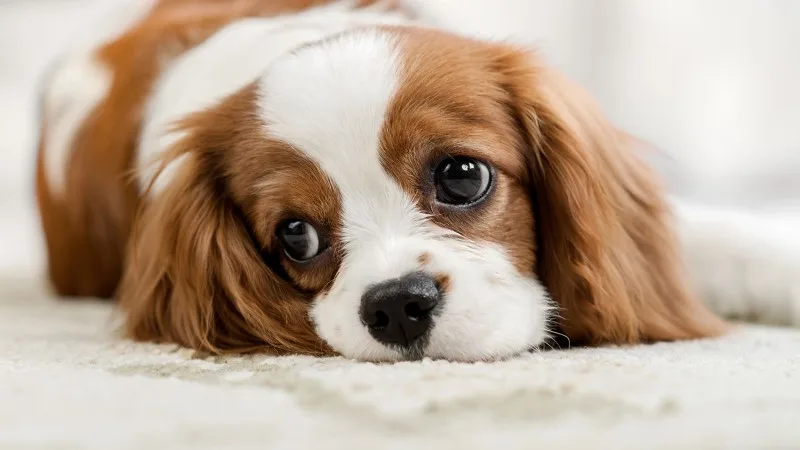
#> input picture OnThi/Thamkhao_Old/Tuan3/puppy1.jpg, 800 x 450 px, found by its file name
$ jupyter execute --allow-errors '21022015_HuynhPhuocDuc (3).ipynb'
#> lines starting #> are read from the running program, lines starting #| are printed output that depends on the picture
[cell 1]
import numpy as np
import matplotlib.pyplot as plt
import cv2

1.Tìm hiểu và trình bày những hiểu biết của bạn về biến đổi Hough (Hough Transform);
Trình bày cú pháp hàm tương ứng trong OpenCV cho bài toán phát hiện đường thẳng
dựa trên biến đổi Hough; Cho ví dụ minh họa, giải thích ý nghĩa các câu lệnh được sử
dụng; Kiểm tra đoạn chương trình minh họa với nhiều hình ảnh khác nhau.

-Biến đổi Hough là phương pháp trong xử lý ảnh để phát hiện bất kì hình dạng nào mà có thể biểu diễn dưới dạng toán học, kể cả nó có bị vở hay bóp méo
-Cách hoạt động:
    +Tạo mảng 2 chiều và để toàn bộ giá trị bằng 0
    +Đặt hàng là giá trị r và cột là giá trị theta-(giá trị góc)
    +Kích thước của mảng phù thuộc độ chính xác bạn muốn. Bạn muốn độ chính xác của giá trị góc lên đến từng độ, bạn cần tới 180 cột(góc tối đa của 1 đường thẳng là 180)
    +Đối tham số r, kích thức tối đa có thể đạt được là chiều dài đường chéo của hình ảnh.Vậy nên chỉ cần 1 pixel chính xác, số lượng dòng dữ liệu có thể là độ dài đường chéo của ảnh đó

Cú pháp:
lines = cv2.HoughLines(edges, 1, np.pi/180, 200)
    edge: Là ảnh đầu vào, nên là ảnh nhị phân để có áp dụng ngưỡng phát hiện cạnh, trước khi áp dụng biến đổi Hough để tìm kiếm
    Tham số thứ hai(1)và ba(np.pi/180): theo thứ tự lần lượt là giá trị r(khoảng cách) và theta(giá trị góc)
    Tham số thứ tư(200): là giá trị ngưỡng, có tối thiểu giá trị đề xuất được xác định là ngưỡng
Số lượng của các đề xuất phù thuộc vào số điểm trên đường thẳng. Vì vậy nó chỉ biểu diễn một lượng tối thiểu chiều dài của đường thẳng  được phát hiện

[cell 2]
# Tải ảnh lên
img = cv2.imread('sudoku.jpg')

# Chuyển đổi sang ảnh xám
#> (the rest of this cell did not finish here and is left out)

2. Trình bày cú pháp hàm tương ứng trong OpenCV cho phát hiện các đường tròn trong
ảnh; Cho ví dụ minh họa, giải thích ý nghĩa các câu lệnh được sử dụng; Kiểm tra đoạn
chương trình minh họa với nhiều hình ảnh khác nhau.

detected_circles = cv2.HoughCircles(gray_blurred, cv2.HOUGH_GRADIENT, 1, 20, param1 = 50, param2 = 30, minRadius = 1, maxRadius = 40)
    +gray_blurred: ảnh đầu vào (ảnh xám và được làm mịn đi)
    +cv2.HOUGH_GRADIENT: phương pháp phát hiện bằng cạnh bằng gradient
    + 1 : là dp tham số tỉ lệ độ phân giải của ảnh gốc được
    + 20 : là minDist là tham số điều khiển khoản cách tối thiểu  giữa các hình tròn phát hiện
    + param1: dùng để set ngưỡng trên của hàm phát hiện cạnh canny còn ngưỡng dưới sẽ là tham số đó chia 2
    + param2: là ngưỡng tích lũy cho các hình tròn đề xuất. Bằng cách tăng giá trị này, có thể chắc chắn là kết quả chỉ có nhũng hình tròn hoàn thiện nhất
    + minRadius: bán kính tối thiểu của hình tròn
    + maxRadius: Bán kính tối đa của hình tròn

[cell 3]
img = cv2.imread('puppy1.jpg', cv2.IMREAD_COLOR)
#> img is the input picture: shape (450, 800, 3); mean B, G, R 153.9, 170.5, 188.9
img=cv2.cvtColor(img, cv2.COLOR_BGR2RGB)

gray = cv2.cvtColor(img, cv2.COLOR_BGR2GRAY)
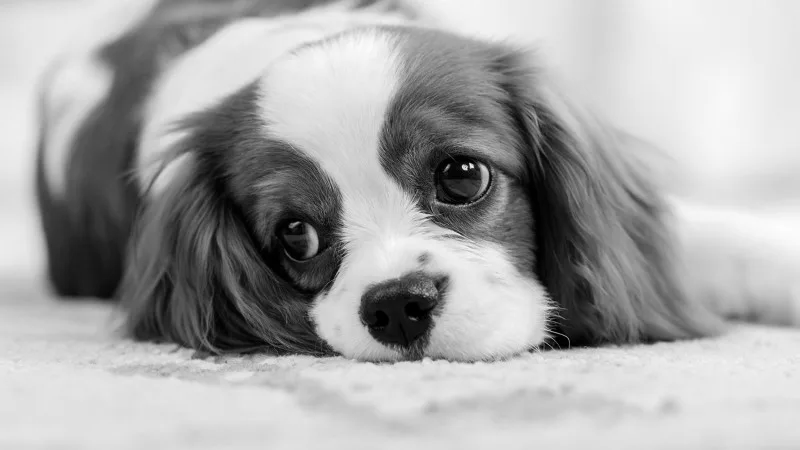
#> gray: shape (450, 800); min 0, max 254, mean 167.7

# Làm mịn ảnh sủ dụng 3 * 3 kernel.
gray_blurred = cv2.blur(gray, (3, 3))

# Sử dụng biến đổi Hough để phát hiện hình tròn
detected_circles = cv2.HoughCircles(gray_blurred,
				cv2.HOUGH_GRADIENT, 1, 20, param1 = 50,
			param2 = 50, minRadius = 1, maxRadius = 40)
#> detected_circles = [[465.5, 176.5, 26.1]]

# Vẽ các hình tròn được phát hiện.
if detected_circles is not None:

	# Chuyển đổi các tham số của hình tròn a, b và r sang kiểu số nguyên.
	detected_circles = np.uint16(np.around(detected_circles))
#> detected_circles = [[466, 176, 26]]

	for pt in detected_circles[0, :]:
		a, b, r = pt[0], pt[1], pt[2]

		# Vẽ hình tròn.
		cv2.circle(img, (a, b), r, (0, 255, 0), 2)

		# Vẽ 1 chấm tròn để hiển thị tâm.
		cv2.circle(img, (a, b), 1, (0, 0, 255), 3)
#> this loop made 1 pass
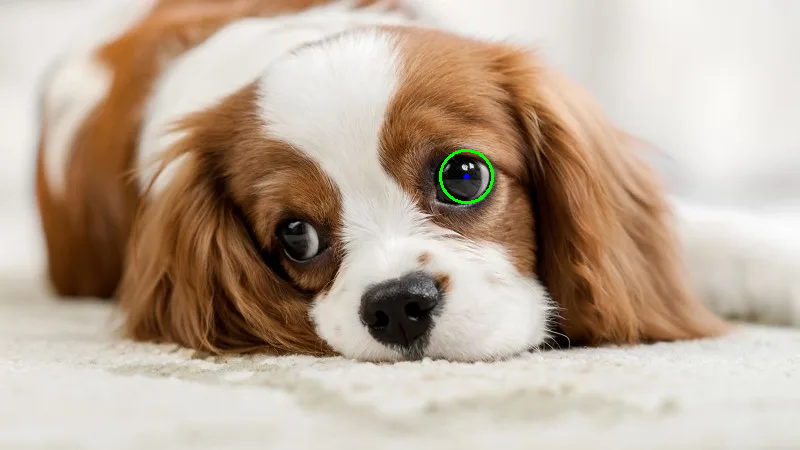
#> img: shape (450, 800, 3); mean R, G, B 188.8, 170.8, 153.8

cv2.imwrite('detect_circle.jpg',img)
plt.imshow(img, cmap='gray')

$ run again, with OnThi/Thamkhao_Old/Tuan3/Bear.jpg copied over OnThi/Thamkhao_Old/Tuan3/puppy1.jpg
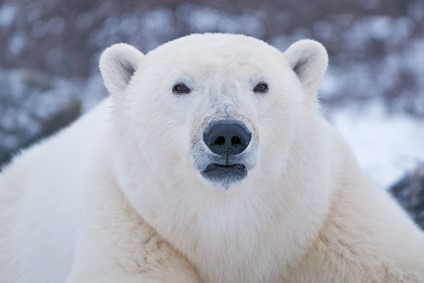
#> input picture OnThi/Thamkhao_Old/Tuan3/Bear.jpg, 424 x 283 px, found by its file name
#> img is the input picture: shape (283, 424, 3); mean B, G, R 179.9, 168.5, 165.1
#> `gray = cv2.cvtColor(img, cv2.COLOR_BGR2GRAY)`:
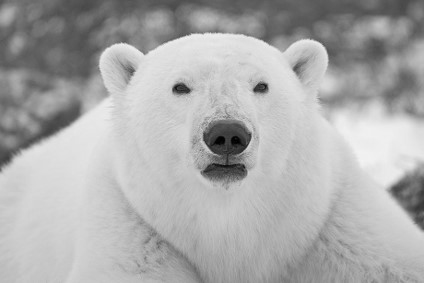
#> gray: shape (283, 424); min 1, max 244, mean 171.5
#> detected_circles = None

$ run again, with OnThi/Thamkhao_Old/Tuan3/dog_backpack.png saved as OnThi/Thamkhao_Old/Tuan3/puppy1.jpg
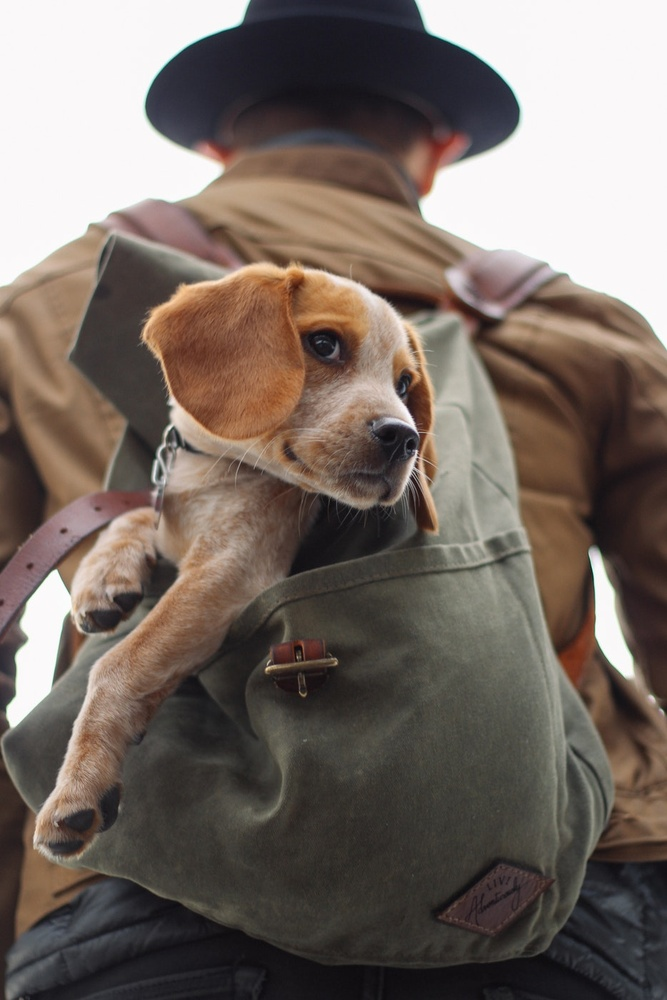
#> input picture OnThi/Thamkhao_Old/Tuan3/dog_backpack.png, 667 x 1000 px, shrunk from 934 x 1401 before the run, found by its file name
#> img is the input picture: shape (1000, 667, 3); mean B, G, R 99.5, 106.7, 118
#> `gray = cv2.cvtColor(img, cv2.COLOR_BGR2GRAY)`:
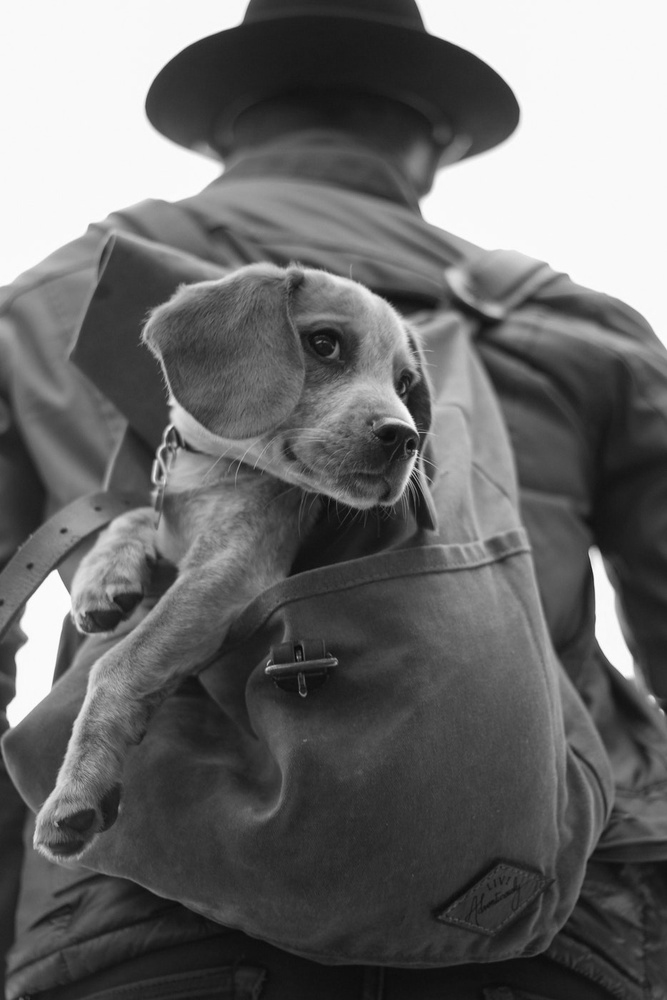
#> gray: shape (1000, 667); min 6, max 254, mean 105.9
#> detected_circles = None
